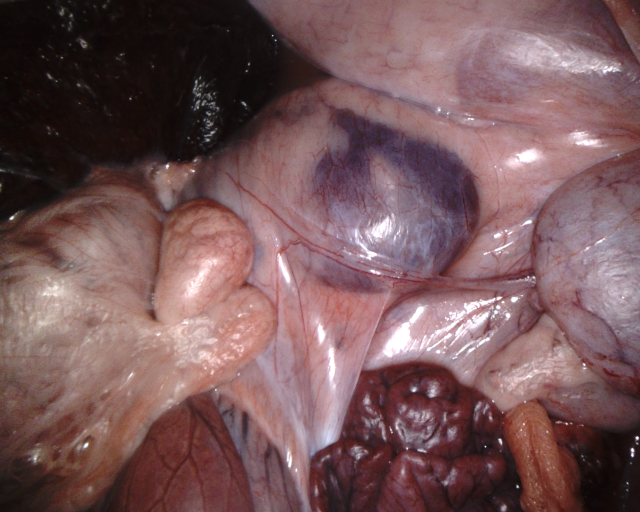
#> input picture EndoSRR-master/EndoRR_Dataset/test/image/8_1_Left_Image.png, 1280 x 1024 px (shown at 1/2 size)
$ python -i histogram_thresholding.py   (imports and definitions only)
#> lines starting #> are read from the running program, lines starting #| are printed output that depends on the picture; after the words box and inside, x2 and y2 are one past the last pixel; in counts of white or black regions, pixels touching at a corner belong together
# -*- coding: utf-8 -*-
"""
Created on Wed Oct 16 11:03:30 2024

@author: annisa.sugiarti

Combine histogram-based thresholding using wavelet dneoising with thresholding from Arnold

"""

import os
import glob
import json
import numpy as np
import matplotlib.pyplot as plt
import cv2
from collections import defaultdict
from scipy.ndimage import label, generate_binary_structure, find_objects
from skimage.restoration import denoise_wavelet
# from skimage.color import label2rgb
import medicaltorch.metrics as mt_metrics
import sod_metric

# [4 lines left out: function dilate, not called in this run]


def find_thresh(img,levels=2):
    if img.ndim != 3:
        img = np.expand_dims(img, -1)

    z = img.shape[-1]
    thresholds =[]
    for i in range(z):
        c = img[...,i]
        # var = 10*(c.max()-c.min())/100
        chist,bins = np.histogram(c.flatten(),bins=256, range=(0,255))
        w = denoise_wavelet(chist,method='VisuShrink',mode='soft',wavelet_levels=levels,wavelet='sym4',rescale_sigma=True)

        dw = np.gradient(w)
        w2 = np.ones(w.shape)
        w2[dw <= 0] = 0
        dw2 = np.gradient(w2)
        w3 = np.ones(w2.shape)
        w3[dw2 <= 0] = 0

        w3reserve = w3[::-1]
        arg_last_max = len(w3reserve)-w3reserve.argmax()-1
        # arg_last_max -= var
        thresholds.append(arg_last_max)

    return thresholds


def specs_mask_arnold(rgb,wavelet_levels=2,module2=False,dilation_iter=None,median_kernel=15,lower_thres_ratio=0.85,contrast_ratio=1.0):
#> called with wavelet_levels = 2, module2 = False, median_kernel = 15, lower_thres_ratio = 0.85, contrast_ratio = 1
    grey = cv2.cvtColor(rgb, cv2.COLOR_RGB2GRAY)
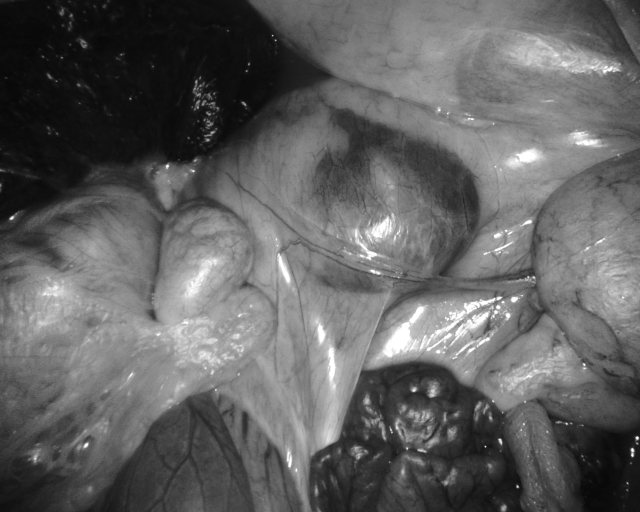
#> grey: shape (1024, 1280) (shown at 1/2 size); min 5, max 255, mean 96.8
    r,g,b = cv2.split(rgb)
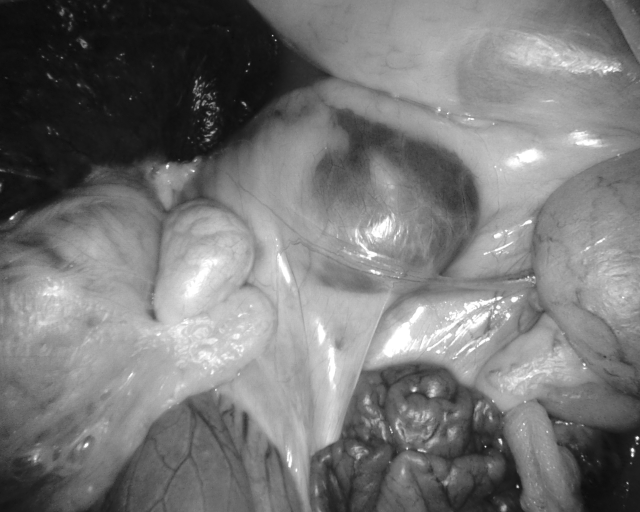
#> r: shape (1024, 1280) (shown at 1/2 size); min 8, max 255, mean 118.6
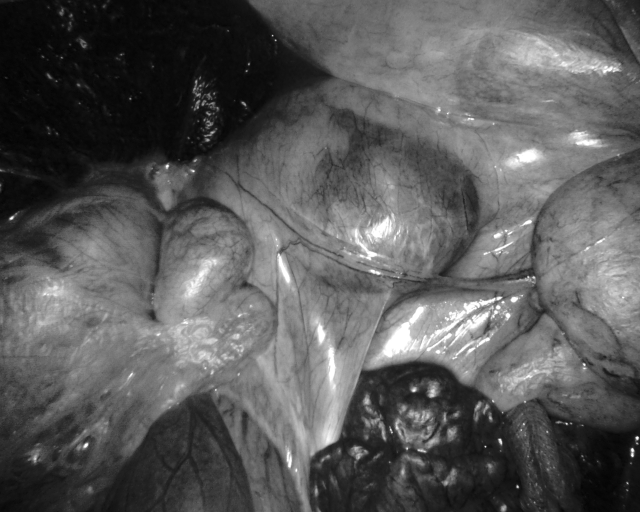
#> b: shape (1024, 1280) (shown at 1/2 size); min 1, max 255, mean 89.6

    G95 = np.percentile(grey,95)
#> G95 = 173
    ratioG = np.percentile(g,95)/G95
#> ratioG = 0.942
    ratioB = np.percentile(b,95)/G95
#> ratioB = 0.977


    T1 = find_thresh(grey,wavelet_levels)[0]
#> after the loop in find_thresh, `for i in range(z):`: thresholds = [252]
#> T1 = 252
    T1g = T1*ratioG
#> T1g = 237.4
    T1b = T1*ratioB
#> T1b = 246.2

    mask1 = np.zeros(grey.shape)
    mask1[g>T1g]=1
    mask1[b>T1b]=1
    mask1[grey>T1]=1


    if module2:

        T1*=lower_thres_ratio
        print(T1)
        T1g = T1*ratioG
        T1b = T1*ratioB

        temp_mask = np.zeros(grey.shape)
        temp_mask[g>T1g]=1
        temp_mask[b>T1b]=1
        temp_mask[grey>T1]=1

        temp_mask = (temp_mask*255).astype(np.uint8)

        dilmask2 = dilate(temp_mask,ksize=2)
        dilmask4 = dilate(temp_mask,ksize=4)

        xormask = np.logical_xor(dilmask2,dilmask4)

        # # fill each hole
        s = generate_binary_structure(2,2)
        labeled_array, num_features = label(dilmask4, structure=s)
        regions = find_objects(labeled_array)

        filtered_rgb = rgb.copy()

        for i,region in enumerate(regions):
            xormask2 = xormask[region]
        # [7 lines of commented-out code are left out]

            for j in range(3):
                c = filtered_rgb[...,j]
                colour = xormask2*c[region]
                colour = (np.true_divide(colour.sum(),(colour!=0).sum())).astype(np.uint8) #mean of non zero values
                c[labeled_array==i+1] = colour  #changing value of c also changing filtered_rgb

        filtered_rgb = cv2.medianBlur(filtered_rgb, median_kernel)
        # plt.figure(); plt.imshow(filtered_rgb)


        ### For presentation only
        view_line = False
        if view_line:
            rgb_line = rgb[:,1166,0].astype(np.float32)
            filtered_line = filtered_rgb[:,1166,0].astype(np.float32)
            x = np.arange(0,rgb_line.shape[0],dtype=np.float32)
            plt.figure(figsize=(4,3))
            plt.plot(x,rgb_line)
            plt.plot(x,filtered_line)
            plt.xlabel('Pixel rows')
            plt.ylabel('Grayscale')
            plt.legend(['Original Image','Median filtered'],loc='lower left')
            plt.tight_layout()


        # to obtain the contrast compensated intensity ratio
        mean = np.mean(rgb,axis=(0,1))
        std = np.std(rgb, axis=(0,1))
        contrast = ((mean+std)/mean)**(-1)
        # contrast = 1
        I_ratio = np.max(contrast*np.float32(rgb)/(np.float32(filtered_rgb)+1e-6),axis=-1)
        # plt.figure(); plt.imshow(I_ratio)

        mask2 = (I_ratio>contrast_ratio)*1
        mask = (np.logical_or(mask1,mask2)*255).astype(np.uint8)
        # mask = (mask2*255).astype(np.uint8)
    else:
        mask = (mask1*255).astype(np.uint8)

    # mask = np.stack((mask,)*3, axis = -1)

    if dilation_iter is not None:
        mask = dilate(mask,dilation_iter=dilation_iter)
    # print((T1,G95,ratioG,ratioB))
    return mask


# [59 lines left out: function main, not called in this run]

# [2 lines not run here, left out]

>>> import cv2
>>> picture = cv2.cvtColor(cv2.imread('EndoSRR-master/EndoRR_Dataset/test/image/8_1_Left_Image.png'), cv2.COLOR_BGR2RGB)
>>> result = specs_mask_arnold(picture)
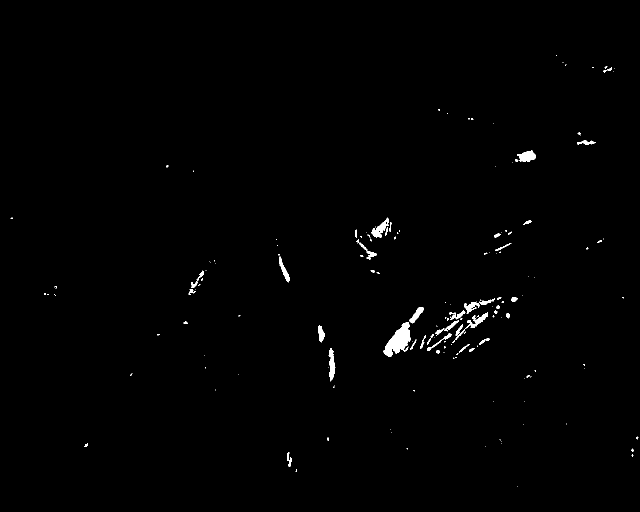
#> result: shape (1024, 1280) (shown at 1/2 size); 0.69% white; 173 white regions (121 under 20 px), largest, box (x1, y1, x2, y2) and area: (767, 644, 822, 714) 1910, (1034, 301, 1072, 324) 549, (743, 435, 777, 476) 548
